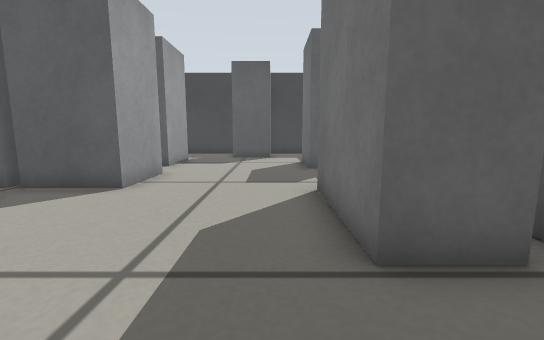
[1] (above)

18 first-person views from a walk through a robot-simulator world made for Gazebo. The camera is 0.28 m above the floor, tilts 8° down and sees 90° across. The floor is counted in squares, 0.2 m on a side. Each view is taken from the middle of a square. On the plan, view 1 faces up. The plan holds only what a view shows up to about 13 squares ahead; the rest is blank.

[2]
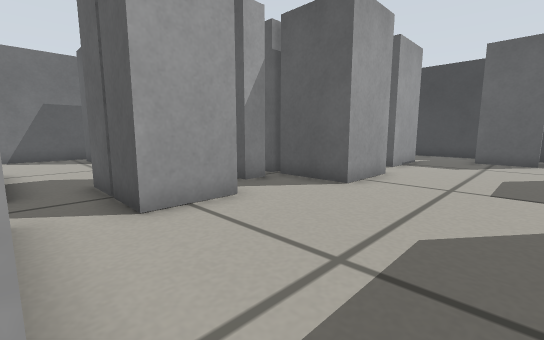

[3]
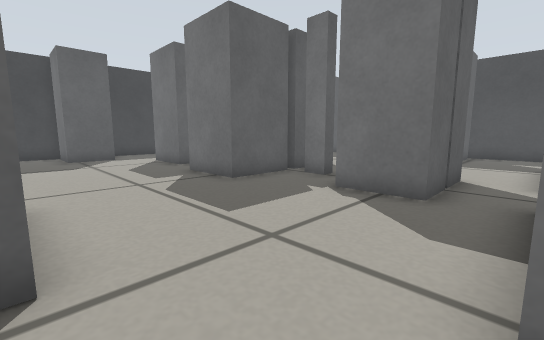

[4]
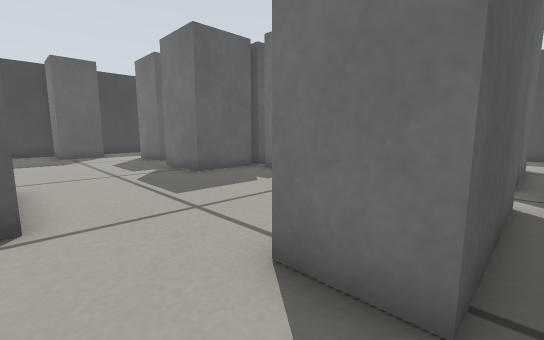

[5]
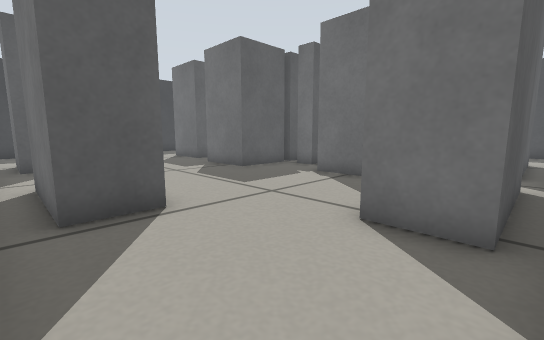

[6]
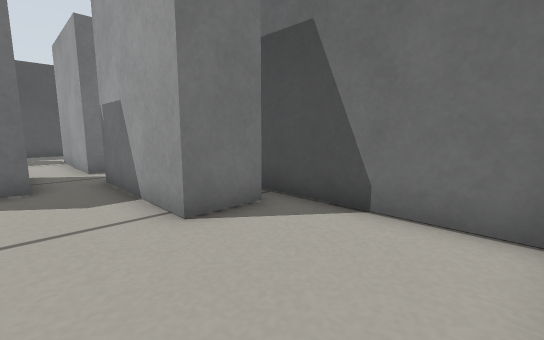

[7]
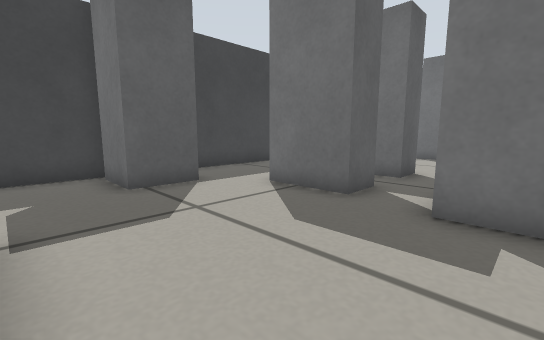

[8]
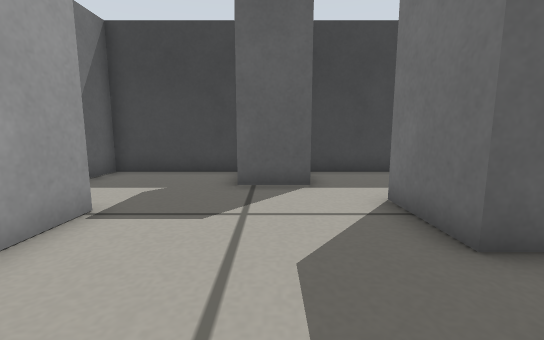

[9]
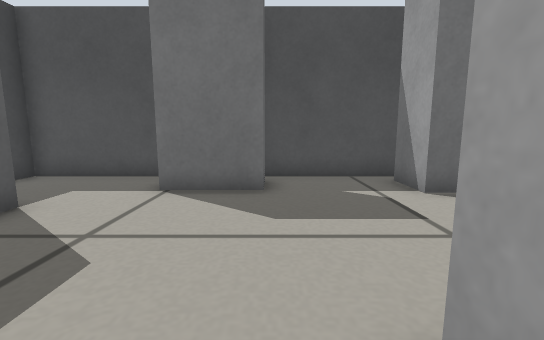

[10]
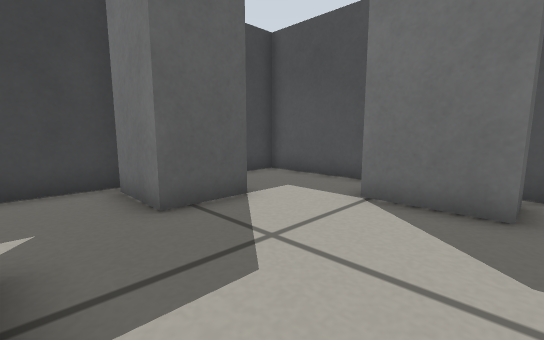

[11]
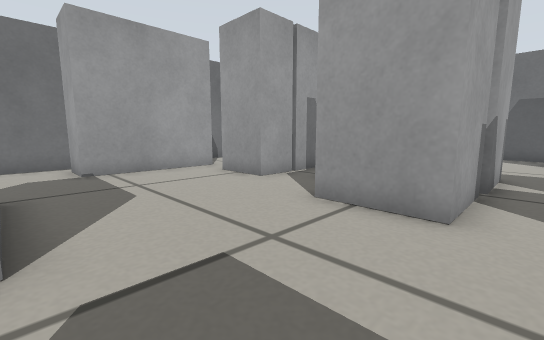

[12]
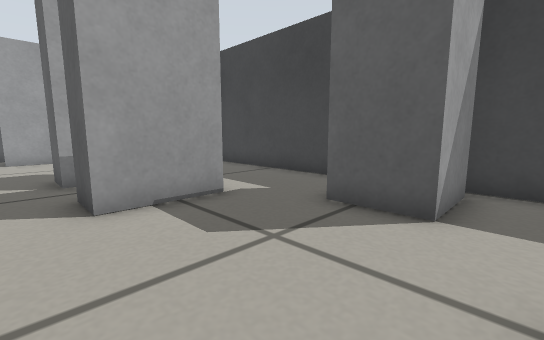

[13]
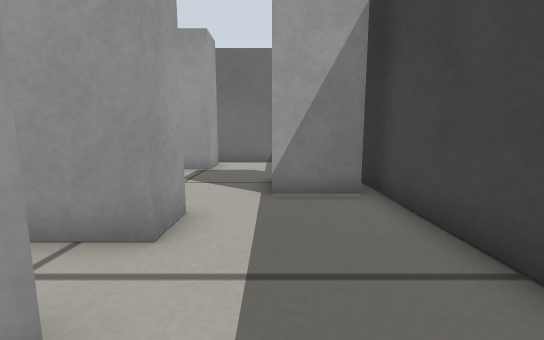

[14]
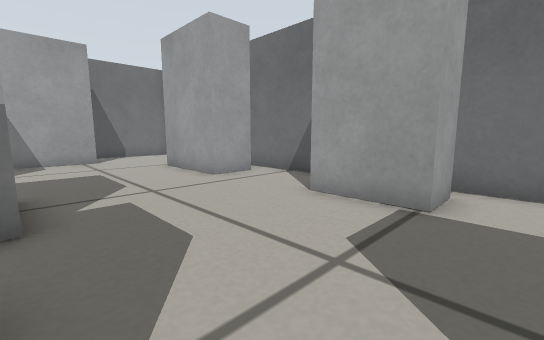

[15]
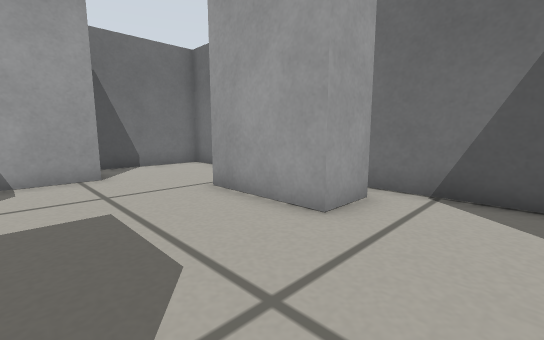

[16]
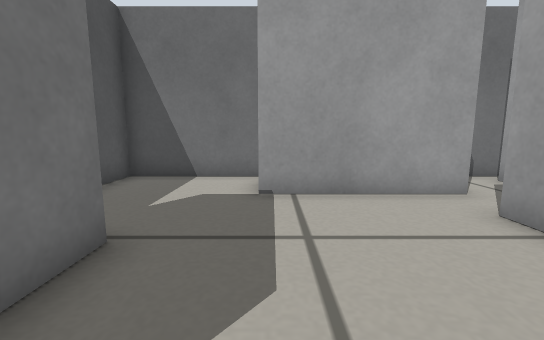

[17]
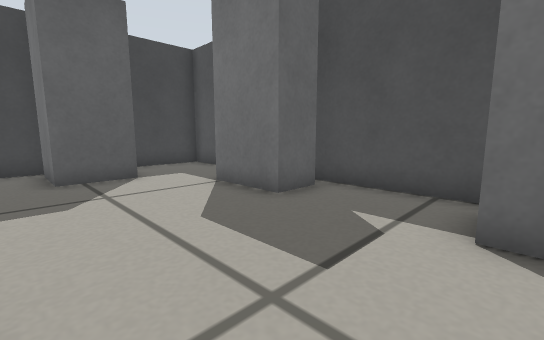

[18]
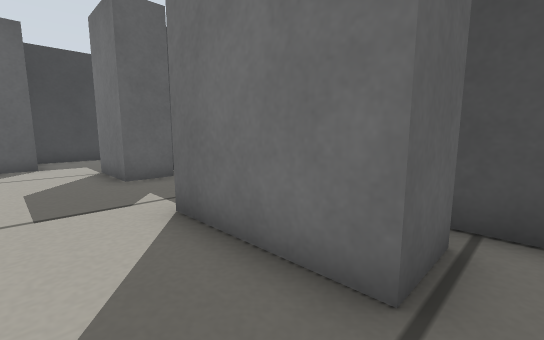

### Floor plan
Points are (right, up) in squares from view 1. A wall is a line through its corners. A room is listed if a view was taken in it or the views show most of it. See-through windows are left out.
Room 1 (views 1, 2, 3, 4, 5, 6, 7, 8, 9, 10, 11, 12, 13, 14, 15, 16, 17, 18)
walls: (-6.6, 6.6) (-9.1, 6.6) (-9.1, 9.1) (-6.5, 9.1); (-6.1, 5.9) (-6.1, 5); (-6.6, 5) (-6.6, 5.9); (-8, 3.7) (-4.8, 3.7) (-4.8, 1.6) (-8, 1.6) (-8, 3.7); (-6.2, 9.1) (-3.7, 9.1) (-3.7, 6.6) (-6.2, 6.6); (-7.3, 11) (-8.6, 11) (-8.6, 13.5) (-7.3, 13.5) (-7.3, 11); (-5.5, -0.6) (-5.5, 0) (-0.7, 0) (-0.7, -1.7) (-5.4, -1.7); (-13.9, 6.4) (-13.9, 2.9) (-15.5, 2.9) (-15.5, 6.4) (-13.9, 6.4); (-4.2, 13.6) (-4.2, 11) (-5.5, 11) (-5.5, 11.9); (-8.2, -2.5) (-7.1, -2.5); (-12, -1.7) (-12, 0) (-7.5, 0); (-15.5, 10) (-15.5, 12.7) (-14.2, 12.7) (-14.2, 10); (-16.5, 2.4) (-16.5, -2.5) (-11.1, -2.5); (2.8, 2.7) (1.1, 2.7) (1.1, 6.4) (2.8, 6.4); (-16.5, 10.1) (-16.5, 5.2); (-0.9, -2.5) (3.5, -2.5) (3.5, 3.5); (3.5, 6.1) (3.5, 11.8); (2.9, 10.2) (1.4, 10.2) (1.4, 12.8); (-10, 17.1) (-10, 15) (-12, 15) (-12, 17); (-1.9, 17.5) (-16.5, 17.5) (-16.5, 12.5); (3.5, 13.5) (3.5, 17.5) (-0.2, 17.5); (-0.1, 17) (-0.1, 14.7) (-2.1, 14.7) (-2.1, 17)
ways out: gap at (-6, 5.5)

Where each view was taken, in squares from view 1:
view 1: 0 up, 0 right, facing up
view 2: 0 up, 0 right, facing up-left
view 3: 0 up, 14 left, facing up-right
view 4: 2 down, 14 left, facing up-right
view 5: 2 down, 16 left, facing up-right
view 6: 2 up, 16 left, facing down-right
view 7: 8 up, 14 left, facing up-right
view 8: 8 up, 11 left, facing up
view 9: 10 up, 5 left, facing right
view 10: 10 up, 4 left, facing up-right
view 11: 10 up, 1 right, facing down-left
view 12: 10 up, 1 right, facing up-left
view 13: 15 up, 4 left, facing left
view 14: 14 up, 9 left, facing down-left
view 15: 9 up, 10 left, facing down-left
view 16: 6 up, 1 left, facing down
view 17: 6 up, 3 left, facing up-right
view 18: 2 up, 1 left, facing up-right
